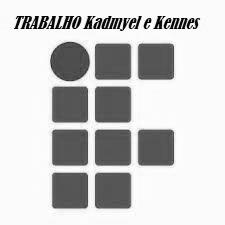
#> input picture arquivo_novo.jpg, 225 x 225 px
$ python efeitoSMOOTH.py arquivo_novo.jpg
#> lines starting #> are read from the running program, lines starting #| are printed output that depends on the picture
# -*- coding: utf:8 -*-
import sys

from PIL import Image, ImageFilter

#convertendo uma imagem colorida para esqcala de cinza

if __name__== "__main__":
    #print(f'Quantos argumentos:{len(sys.argv)}')
    for i, arg in enumerate(sys.argv):
        if i == 1:
                entradaPrincipal = arg
        saidaPrincipal = arg

#abrir os arquivos de entrada e saida
img1 = Image.open(entradaPrincipal)
#> img1 is the input picture: PIL image 225x225 RGB; min 0, max 255, mean 202.3

img2 = img1.filter(ImageFilter.SMOOTH)
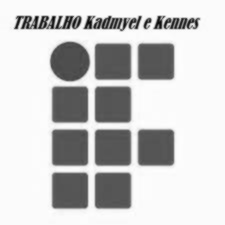
#> img2: PIL image 225x225 RGB; min 5, max 254, mean 202.3

img2.save(saidaPrincipal)
